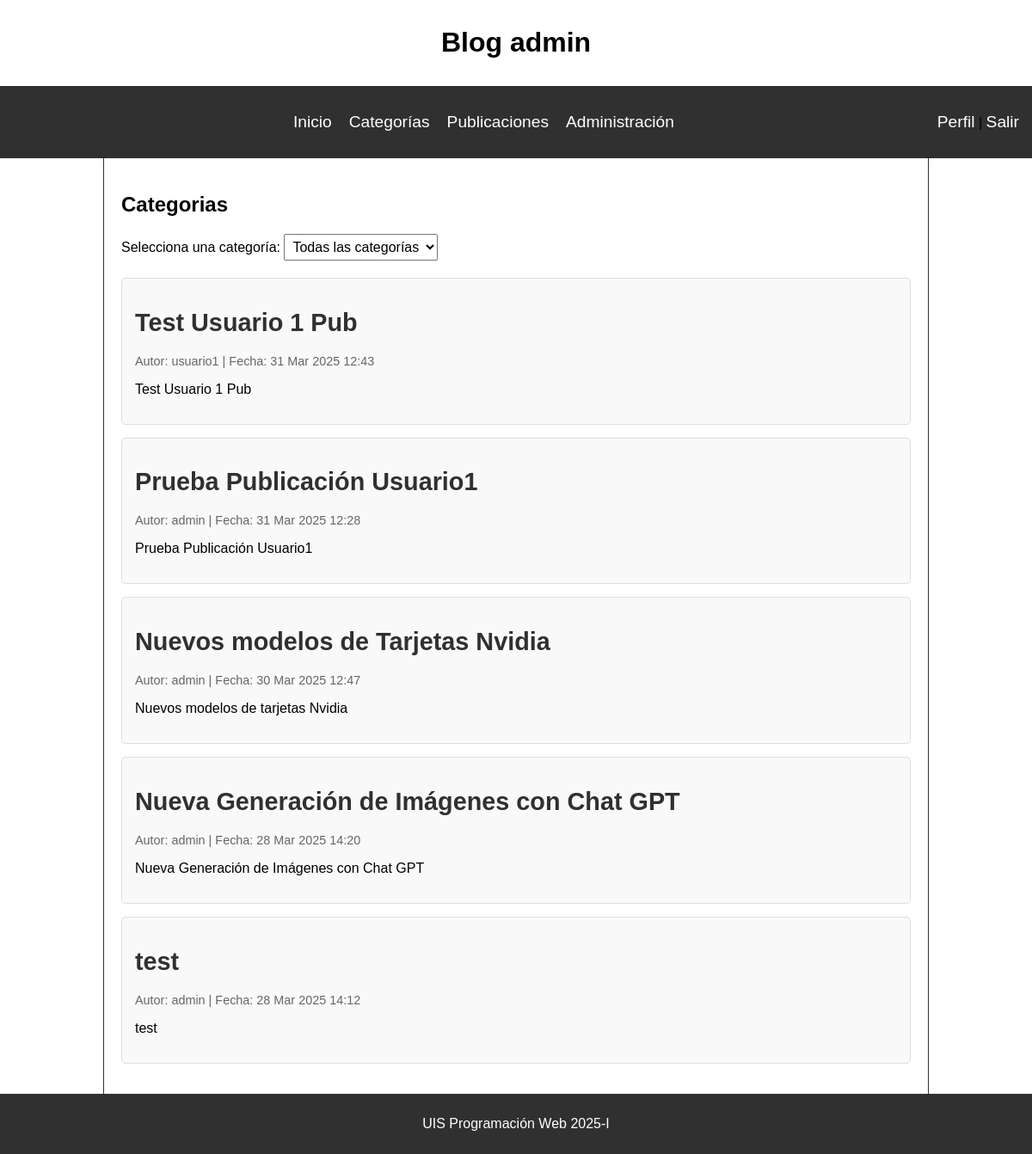
/categorias/ (signed in), run on the app's committed database.
### post/models.py (models this page shows, shortened)
class Post(models.Model):
    title = models.CharField(max_length=200)
    content = models.TextField()
    author = models.ForeignKey(User, on_delete=models.CASCADE)  # Relación con usuario
    category = models.ForeignKey(Category, on_delete=models.SET_NULL, null=True, blank=True)  # Relación con categoría
    created_at = models.DateTimeField(auto_now_add=True)
    updated_at = models.DateTimeField(auto_now=True)
    published = models.BooleanField(default=True)

### post/views.py (the view)
# urls.py: path('categorias/', views.categorias, name='categorias'),
@login_required
def categorias(request):
    categorias = Category.objects.all()
    categoria_id = request.GET.get('categoria')  # Capturar la categoría seleccionada
    publicaciones = Post.objects.all().order_by('-created_at')
    if categoria_id:
        categoria = get_object_or_404(Category, id=categoria_id)
        publicaciones = publicaciones.filter(category=categoria)
    return render(request, 'post/categorias.html', {
        'categorias': categorias,
        'publicaciones': publicaciones,
        'categoria_seleccionada': categoria_id
    })

### post/templates/post/categorias.html (shortened to what this page needs)
{% extends 'post/base.html' %}
{% load static %}
{% block extra_head %}
<link rel="stylesheet" href="{% static 'post/css/categorias.css' %}">
{% endblock extra_head%}
{% block content %}
<h1>Categorias</h1>
<form method="GET" action="{% url 'categorias' %}">
    <label for="categoria">Selecciona una categoría:</label>
    <select name="categoria" id="categoria" onchange="this.form.submit()">
        <option value="">Todas las categorías</option>
    </select>
</form>
{% if publicaciones %}
    <div class="lista-publicaciones">
        {% for post in publicaciones %}
            <div class="post-container">
                <h2 class="post-title">
                    <a href="{% url 'detalle_publicacion' post.id %}">{{ post.title }}</a>
                </h2>
                <p class="post-meta">
                    Autor: {{ post.author.username }} | Fecha: {{ post.created_at|date:"d M Y H:i" }}
                </p>
                <p class="post-content">
                    {{ post.content|truncatewords:50 }}
                </p>
            </div>
        {% endfor %}
    </div>
{% else %}
    <p>No hay publicaciones en esta categoría.</p>
{% endif %}
{% endblock content%}

### post/templates/post/base.html (shortened to what this page needs)
{% load static %}
<!DOCTYPE html>
<html lang="es">
<head>
    <link rel="stylesheet" href="{% static 'post/css/base.css' %}">
    {% block extra_head %}
    {% endblock extra_head %}
</head>
<body>
    <main>
        <header>
            {% if user.is_authenticated %}
            <h1>Blog {{ user.username }}</h1>
            {% else %}
            <h1>Blog Personal</h1>
            {% endif %}
        </header>
        <nav id="navbar">
            <ul>
                <li><a href="{% url 'index' %}">Inicio</a></li>
                {% if user.is_authenticated %}
                    <li><a href="{% url 'categorias' %}">Categorías</a></li>
                    <li><a href="{% url 'publicaciones' %}">Publicaciones</a></li>
                {% endif %}
                {% if user.is_staff or user.is_superuser %}
                    <li><a href="{% url 'admin:index' %}">Administración</a></li>
                {% endif %}
            </ul>
            <div>
                {% if user.is_authenticated %}
                    <p><a href="{% url 'perfil' %}">Perfil</a> | <a class="nav-link" href="#"
                        onClick="document.getElementById('logoutform').submit()">
                        Salir
                        </a>
                    </p>
                {% else %}
                    <a href="{% url 'login' %}">Iniciar Sesión</a>
                {% endif %}
            </div>
        </nav>
        <section class="page_content">
            {% block content %}
            {% endblock content%}
        </section>
        <footer>
            <p>UIS Programación Web 2025-I</p>
        </footer>
    </main>
</body>
</html>

### post/static/post/css/base.css (style rules this page uses)
html, body { height: 100%; margin: 0; }
body { display: flex; font-family: Arial, sans-serif; flex-direction: column; }
main { flex: 1; display: flex; flex-direction: column; }
header { padding: 10px; text-align: center; }
#navbar { display: flex; justify-content: space-between; padding: 15px; background-color: #303030; }
#navbar ul { display: flex; list-style: none; margin: auto; }
#navbar ul li { margin-right: 20px; }
#navbar div { display: flex; align-items: center; }
a { text-decoration: none; color: #ffffff; font-size: 1.2em; }
.page_content { padding: 20px; flex: 1; margin: 0 10vw; border-left: 1px solid #303030; border-right: 1px solid #303030; }
footer { text-align: center; padding: 10px; background-color: #303030; color: #ffffff; }

### post/static/post/css/categorias.css (style rules this page uses)
.lista-publicaciones { margin-top: 20px; }
.post-container { padding: 15px; margin-bottom: 15px; border: 1px solid #ddd; border-radius: 5px; background: #f9f9f9; }
.post-title a { text-decoration: none; color: #303030; font-weight: bold; }
.post-meta { font-size: 0.9em; color: #666; }
.post-content { font-size: 1em; }
form { margin-bottom: 15px; }
select { padding: 5px; font-size: 1em; }

### data on the page
Post: title "Test Usuario 1 Pub", author.username "usuario1", created_at "31 Mar 2025 12:43", content "Test Usuario 1 Pub"
Post: title "Prueba Publicación Usuario1", author.username "admin", created_at "31 Mar 2025 12:28", content "Prueba Publicación Usuario1"
Post: title "Nuevos modelos de Tarjetas Nvidia", author.username "admin", created_at "30 Mar 2025 12:47", content "Nuevos modelos de tarjetas Nvidia"
Post: title "Nueva Generación de Imágenes con Chat GPT", author.username "admin", created_at "28 Mar 2025 14:20", content "Nueva Generación de Imágenes con Chat GPT"
Post: title "test", author.username "admin", created_at "28 Mar 2025 14:12", content "test"

### other printed values
{{ user.username }} "admin"
